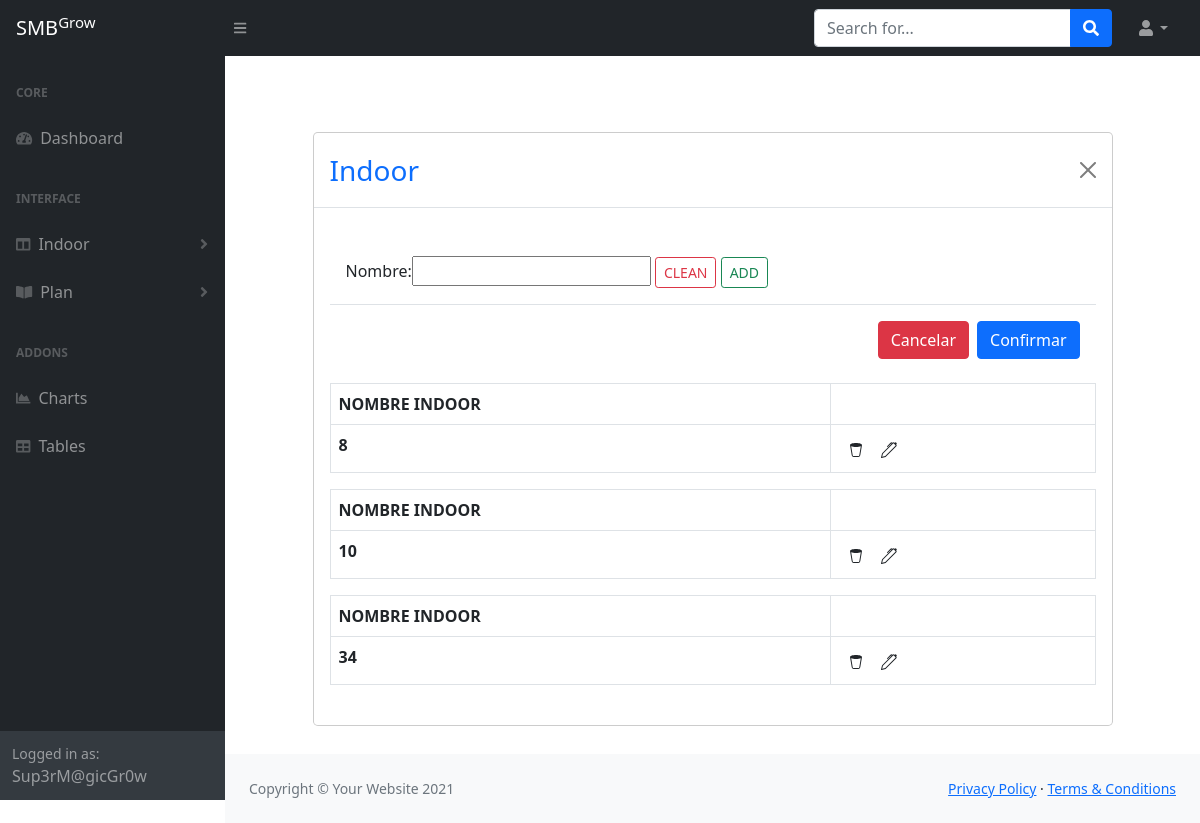
The app's page /crea_indoor/, older data.
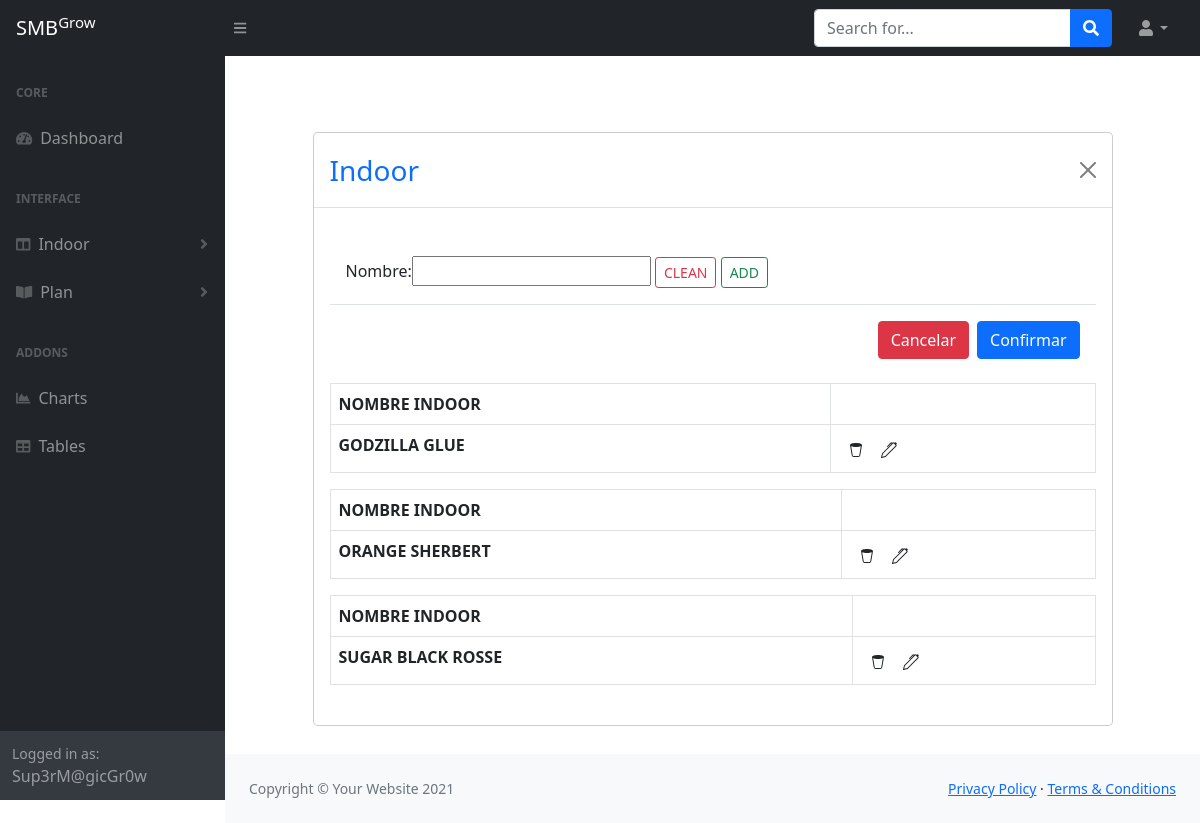
The same page, newer data.
### appindoor1/models.py (models this page shows)
class Indoor(models.Model):
    nombre = models.CharField(max_length=20)
    def __str__(self):
        return self.nombre

### appindoor1/views.py (the view, shortened to what this page needs)
# urls.py: path('crea_indoor/', crea_indoor, name="crea_indoor"),
def crea_indoor(request):
    if request.method == 'GET':
        indoor = Indoor.objects.all().order_by("id")
        context = {'lista_indoor':indoor, 'form':IndoorForm()}
        print("El GET de indoor:", context)
        return render(request, 'appindoor1/crea_indoor.html', context)
    return render(request, 'appindoor1/crea_indoor.html')

### appindoor1/forms.py
class IndoorForm(ModelForm):
    class Meta:
        model = Indoor
        fields = '__all__'

### appindoor1/templates/appindoor1/crea_indoor.html (shortened to what this page needs)
{% extends "base.html" %}
{% load static %}
{% block --CREAINDOOR-- %}
<br><br>
<div class="modal-dialog modal-lg" role="document">
    <div class="modal-content">
        <div class="modal-header">
            <h3 class="text-primary justify-content-center modal-title">Indoor</h3>
            <button type="button" class="btn-close" data-bs-dismiss="modal" aria-label="Close"></button>
        </div>
        <div class="modal-body">
            <div class="row py-2">
            </div>
            <form class="form-inline" method="POST">
                <div class="modal-body">
                    {{ form }}
                    <button type="reset" class="btn btn-sm btn-outline-danger">CLEAN</button>
                    <button type="submit" class="btn btn-sm btn-outline-success"> ADD</button>
                </div>
                <div class="modal-footer">
                    <button type="button" class="btn btn-danger" data-bs-dismiss="modal">Cancelar</button>
                    <button class="btn btn-primary" type="submit">Confirmar</button>
                </div>
            </form>
                <div class="row py-2">
                    <div class="col-lg-12">
                    {% for indoor in lista_indoor %}
                        <table id="table" class="table table-bordered">
                            <thead>
                                <tr>
                                <th>NOMBRE INDOOR</th>
                                <th></th>
                                </tr>
                            </thead>
                            <tbody>
                               <tr>
                                <th>{{indoor.nombre}}</th>
                                <th>
                                    <div class="btn-group btn-group-sm" role="group" aria-label="Basic example">
                                        <a href="#" onclick="confirmarEliminacion({{indoor.id}})" class="btn btn">
                                        </a>
                                        <a href="#" onclick="modificar({{indoor.id}})" class="btn btn" data-toggle="modal" data-target="#modaledit1">
                                        </a>
                                    </div>
                                </th>
                                </tr>
                            </tbody>
                        </table>
                    {% endfor %}
                    </div>
                </div>
        </div>
    </div>
</div>
{% endblock %}

### appindoor1/templates/base.html (shortened to what this page needs)
{% load static %}
<!DOCTYPE html>
<html lang="en">
    <head>
        <link href="https://cdn.jsdelivr.net/npm/simple-datatables@latest/dist/style.css" rel="stylesheet" />
        <link href="{% static 'appindoor1/css/styles.css' %}" rel="stylesheet" />
        <link href="{% static 'appindoor1/css/bootstrap.min.css' %}" rel="stylesheet"/>
    </head>
    <body class="sb-nav-fixed">
        <nav class="sb-topnav navbar navbar-expand navbar-dark bg-dark">
            <a class="navbar-brand ps-3" href="{% url 'appindoor1:dashboard' %}">SMB<sup>Grow</sup></a>
            <button class="btn btn-link btn-sm order-1 order-lg-0 me-4 me-lg-0" id="sidebarToggle" href="#!"><i class="fas fa-bars"></i></button>
            <form class="d-none d-md-inline-block form-inline ms-auto me-0 me-md-3 my-2 my-md-0">
                <div class="input-group">
                    <input class="form-control" type="text" placeholder="Search for..." aria-label="Search for..." aria-describedby="btnNavbarSearch" />
                    <button class="btn btn-primary" id="btnNavbarSearch" type="button"><i class="fas fa-search"></i></button>
                </div>
            </form>
            <ul class="navbar-nav ms-auto ms-md-0 me-3 me-lg-4">
                <li class="nav-item dropdown">
                    <a class="nav-link dropdown-toggle" id="navbarDropdown" href="#" role="button" data-bs-toggle="dropdown" aria-expanded="false"><i class="fas fa-user fa-fw"></i></a>
                </li>
            </ul>
        </nav>
        <div id="layoutSidenav">
            <div id="layoutSidenav_nav">
                <nav class="sb-sidenav accordion sb-sidenav-dark" id="sidenavAccordion">
                    <div class="sb-sidenav-menu">
                        <div class="nav">
                            <div class="sb-sidenav-menu-heading">Core</div>
                            <a class="nav-link" href="{% url 'appindoor1:dashboard' %}">
                                <div class="sb-nav-link-icon"><i class="fas fa-tachometer-alt"></i></div>
                                Dashboard
                            </a>
                            <div class="sb-sidenav-menu-heading">Interface</div>
                            <a class="nav-link collapsed" href="#" data-bs-toggle="collapse" data-bs-target="#collapseLayouts" aria-expanded="false" aria-controls="collapseLayouts">
                                <div class="sb-nav-link-icon"><i class="fas fa-columns"></i></div>
                                Indoor
                                <div class="sb-sidenav-collapse-arrow"><i class="fas fa-angle-down"></i></div>
                            </a>
                            <a class="nav-link collapsed" href="#" data-bs-toggle="collapse" data-bs-target="#collapsePages" aria-expanded="false" aria-controls="collapsePages">
                                <div class="sb-nav-link-icon"><i class="fas fa-book-open"></i></div>
                                Plan
                                <div class="sb-sidenav-collapse-arrow"><i class="fas fa-angle-down"></i></div>
                            </a>
                            <div class="sb-sidenav-menu-heading">Addons</div>
                            <a class="nav-link" href="charts.html">
                                <div class="sb-nav-link-icon"><i class="fas fa-chart-area"></i></div>
                                Charts
                            </a>
                            <a class="nav-link" href="tables.html">
                                <div class="sb-nav-link-icon"><i class="fas fa-table"></i></div>
                                Tables
                            </a>
                        </div>
                    </div>
                    <div class="sb-sidenav-footer">
                        <div class="small">Logged in as:</div>
                        Sup3rM@gicGr0w
                    </div>
                </nav>
            </div>
            <div id="layoutSidenav_content">
                <main>
                    <div class="container-fluid px-4">
                            {% block --CREAINDOOR-- %}
                            {% endblock %}
                    </div>
                </main>
                <footer class="py-4 bg-light mt-auto">
                    <div class="container-fluid px-4">
                        <div class="d-flex align-items-center justify-content-between small">
                            <div class="text-muted">Copyright &copy; Your Website 2021</div>
                            <div>
                                <a href="#">Privacy Policy</a>
                                &middot;
                                <a href="#">Terms &amp; Conditions</a>
                            </div>
                        </div>
                    </div>
                </footer>
            </div>
        </div>
    </body>
</html>

Row changes from the older to the newer data that the page shows:
removed Indoor: nombre "8"
removed Indoor: nombre "10"
removed Indoor: nombre "34"
added Indoor: nombre "GODZILLA GLUE"
added Indoor: nombre "ORANGE SHERBERT"
added Indoor: nombre "SUGAR BLACK ROSSE"
